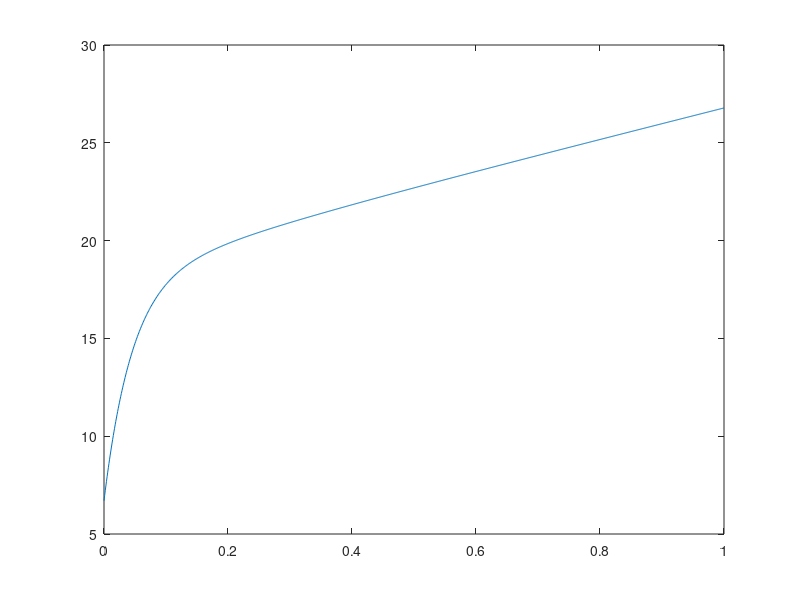

This figure's MATLAB source:

close all
clear all
clc

tau = 0.01;
phi_vec = 0:0.001:1;

for i = 1:length(phi_vec)
    phi = phi_vec(i);
    lamda(i) = 19+8*phi-(21+116*exp(-phi/0.2))*tau...
        -exp((tau-phi)/(0.16*tau+0.04))*(9.9+8*phi+(-14.7-116*exp(-phi/0.2))*tau);
end

figure(1)
plot(phi_vec,lamda)
